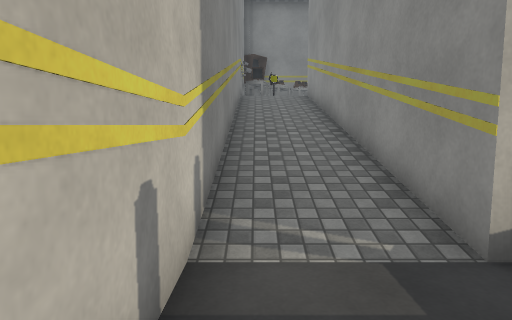
view 1 (above)

24 first-person views from a walk through a scene from a Unity 3-D project. The camera is 1.3 m above the floor, tilts 6° down and sees 75° across. Doors are open. The floor is counted in squares, 1 m on a side. Each view is taken from the middle of a square. On the plan, view 1 faces up. The plan holds only what a view shows up to about 14 squares ahead; the rest is blank. The place goes on beyond the plan. The player character is not drawn. Some animated figures are left out. Some surface patterns are stand-ins.

view 2
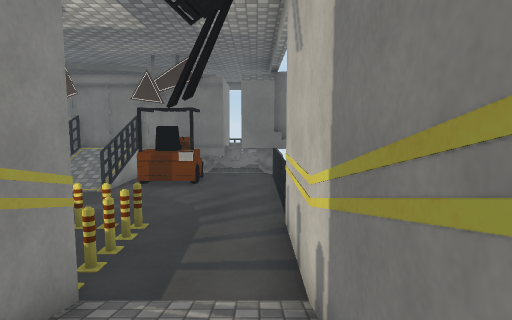

view 3
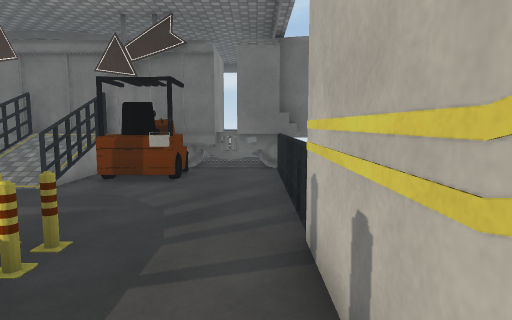

view 4
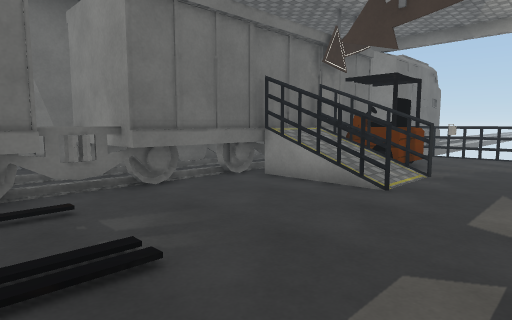

view 5
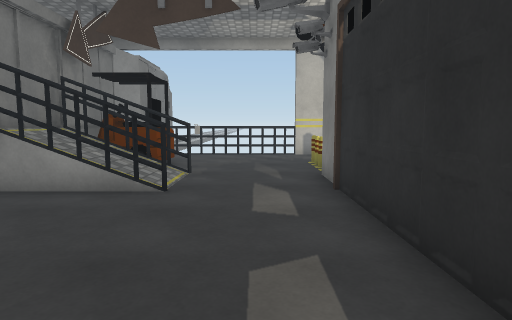

view 6
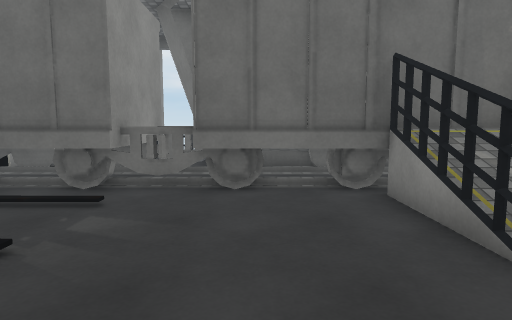

view 7
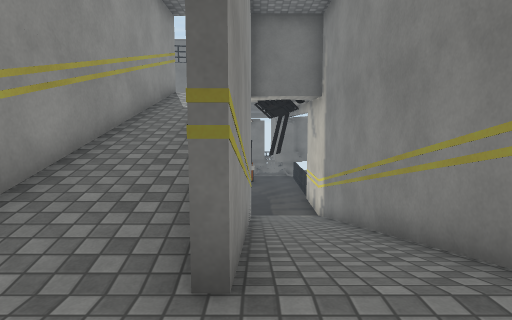

view 8
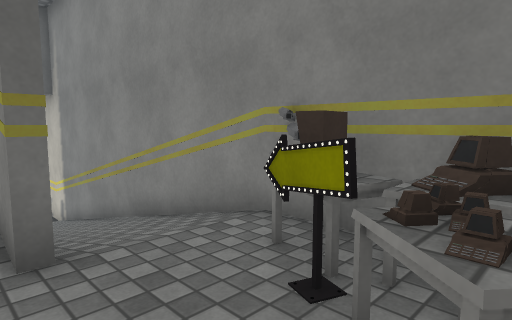

view 9
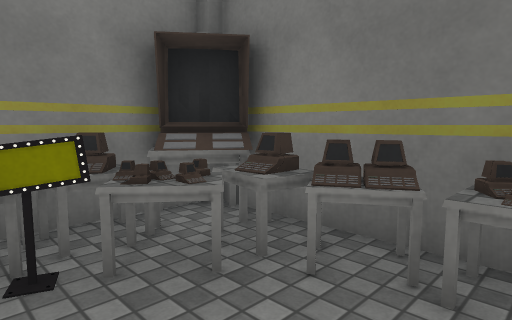

view 10
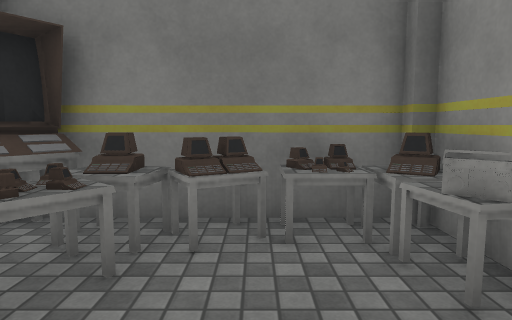

view 11
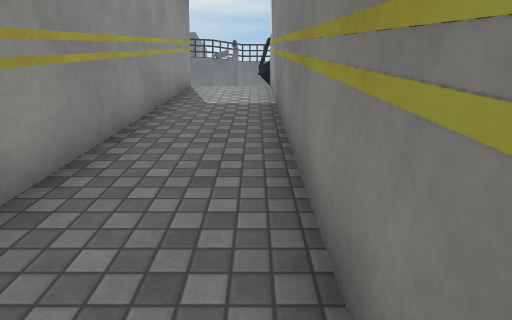

view 12
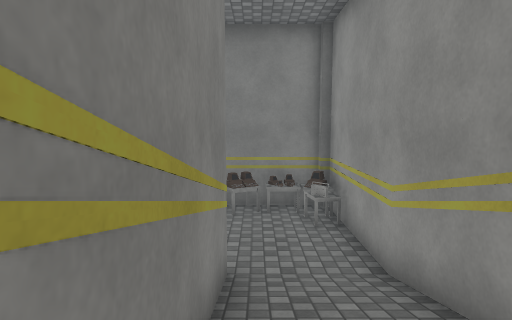

view 13
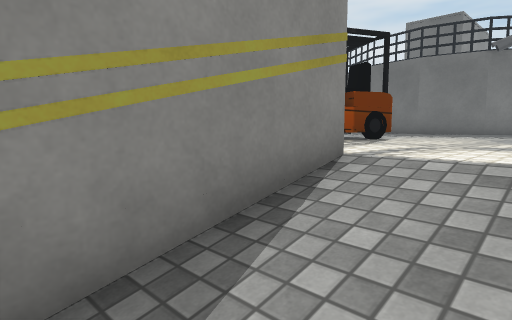

view 14
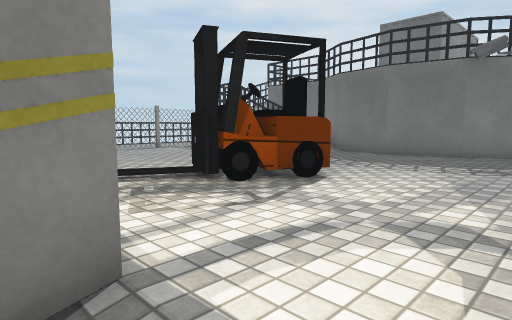

view 15
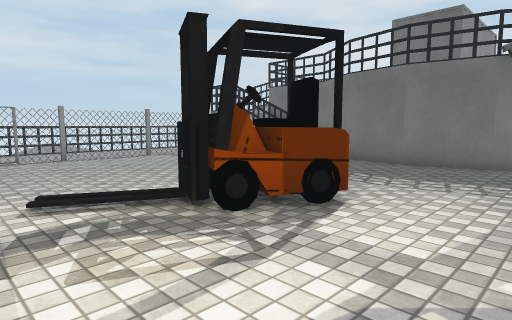

view 16
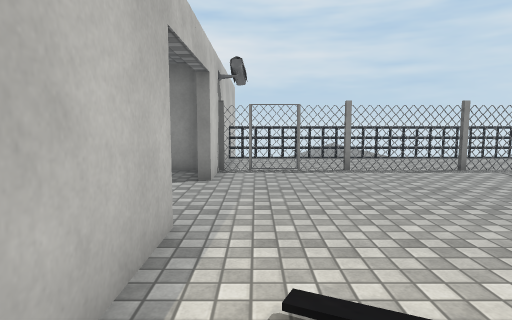

view 17
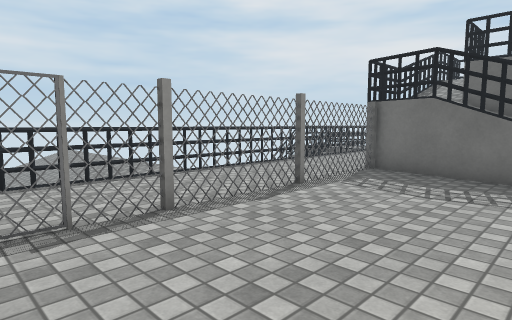

view 18
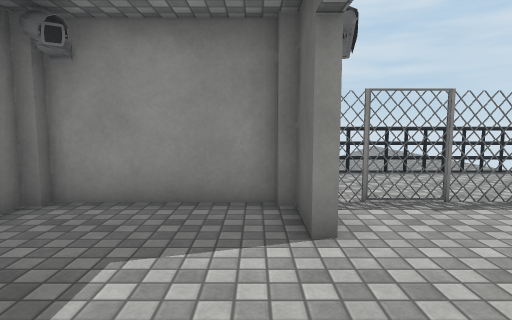

view 19
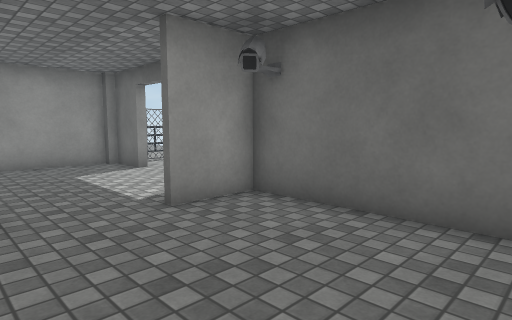

view 20
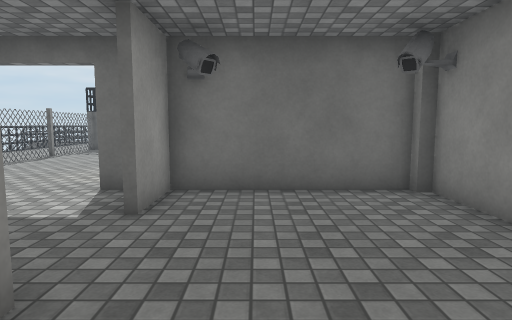

view 21
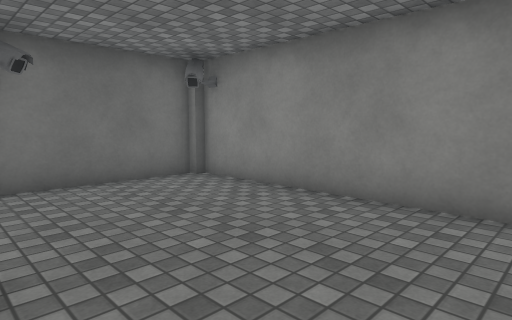

view 22
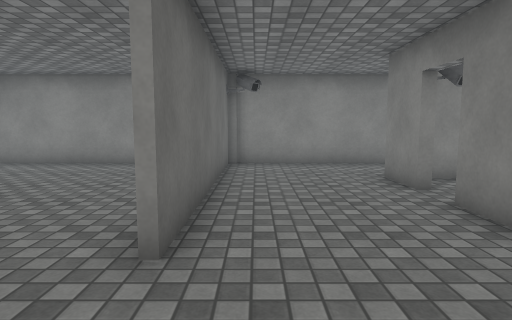

view 23
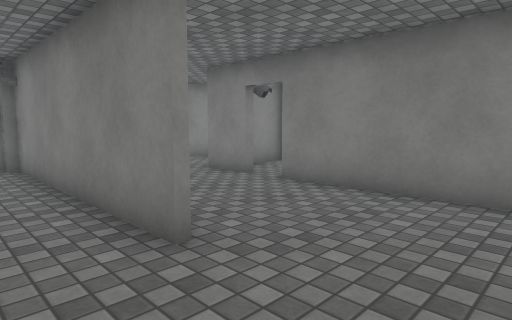

view 24
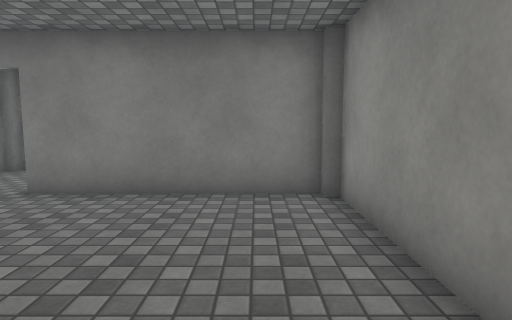

### Floor plan
Key: @ floor where view 1 was taken; # wall or solid block; x gap in a wall; . main floor; - floor 2.75 m lower than the main floor; _ floor 5.25 m lower than the main floor; / step, stairs or slope; D open door; = window, fence, low wall or low ledge; ^ raised ledge; F forklift; C computer; T thing the floor can be seen under or through; O other object.
Columns run from 1 left of view 1 to 21 right of it. Each row starts with its distance up from view 1.
 20 #######   #
 19 #OC#C##   O.
 18 ####-##.  #..
 17 #CC---#...#..
 16 #CO---#...##.#####O#
 15 #O----#............#
 14 #--#//#............#
 13 #//#//#............#
 12 #//#//##########...#
 11 #//#//#..........
 10 #//#//#......... ./
  9 #//#//#.......
  8 #//#//#....._     O
  7 #//#//#............#
  6 #//#//#............#
  5 #//#//#.....#......#
  4 #//#//#O....#......#
  3 #__x..########...#O####
  2 #___O..............#..#
  1 #___O..............x..#
  0 x@__O....O#........#..#
 -1  _____________//...x..#
 -2  _____________ //..#..#
 -3  ______________ /..x..#
 -4  __O__O//O____//...x..D
 -5  __FFFO  O______O..T..D
 -6  __FFFO  O____///..T..#
 -7 ##_###O######_####.x..#
 -8 ##=^     ^^^^#######..#
 -9  ##         ^_^     ..#
-10   #^     ^^^####      #

Positions as (right, up) in squares from view 1, and headings:
1: (0, 0), facing up
2: (0, 7), facing down
3: (0, 4), facing down
4: (14, -1), facing down-left
5: (14, -2), facing left
6: (10, -1), facing down
7: (2, 17), facing down
8: (3, 18), facing down-left
9: (4, 16), facing up-left
10: (3, 15), facing up
11: (3, 15), facing down
12: (3, 9), facing up
13: (3, 7), facing down-right
14: (3, 4), facing down-right
15: (4, 3), facing down-right
16: (8, 2), facing right
17: (13, 2), facing down-right
18: (12, 4), facing right
19: (6, 8), facing down-right
20: (9, 10), facing down
21: (11, 11), facing down-left
22: (17, 13), facing left
23: (17, 10), facing up-left
24: (16, 10), facing up
